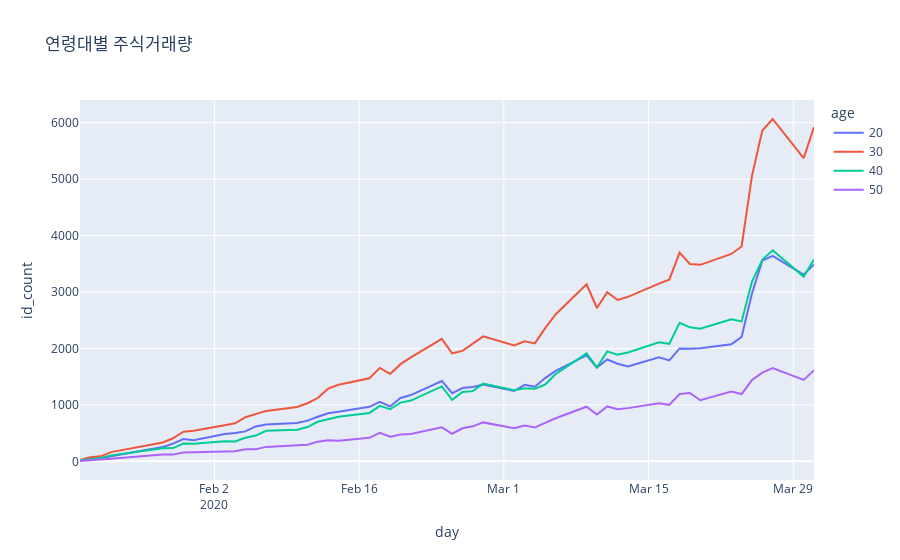

Notebook code for this chart:
### Code cell
age_20_group = pd.DataFrame(age_20.groupby('day'))
age_30_group = pd.DataFrame(age_30.groupby('day'))
age_40_group = pd.DataFrame(age_40.groupby('day'))
age_50_group = pd.DataFrame(age_50.groupby('day'))
age_20_group['id_count'] = id_count_20
age_20_group['age'] = 20
age_30_group['id_count'] = id_count_30
age_30_group['age'] = 30
age_40_group['id_count'] = id_count_40
age_40_group['age'] = 40
age_50_group['id_count'] = id_count_50
age_50_group['age'] = 50

age_count = pd.concat([age_20_group, age_30_group, age_40_group, age_50_group])
age_count.rename(columns={0:'day'}, inplace=True)

#연령대별 투자 추이
px.line(age_count, x='day', y='id_count', color='age', title='연령대별 주식거래량')
